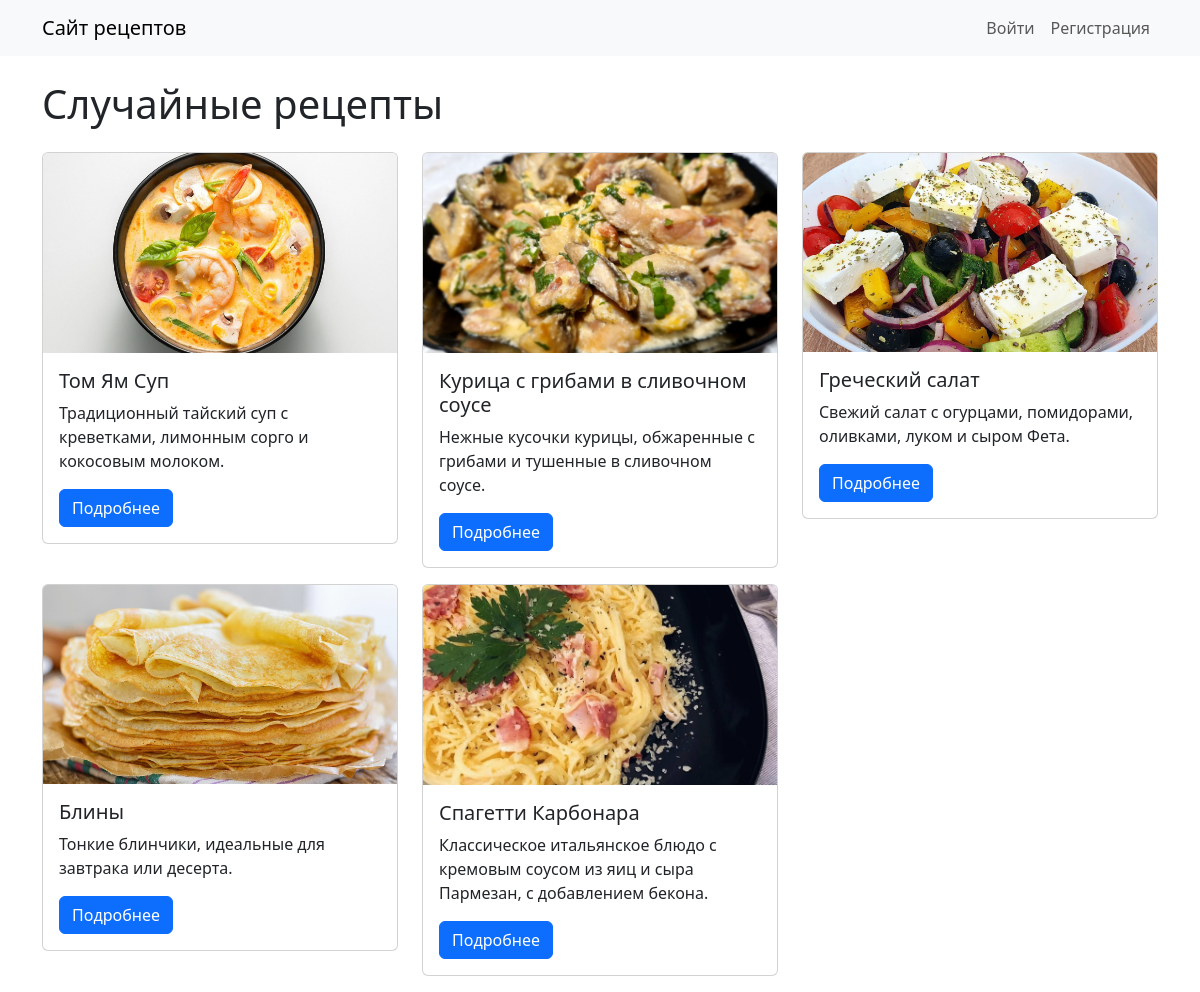
The page / on the database its author committed.
### recipes/models.py (models this page shows, shortened)
class Recipe(models.Model):
    title = models.CharField(
        max_length=200,           # Максимальная длина названия — 200 символов
        verbose_name="Название"
    )
    description = models.TextField(
        verbose_name="Описание"   # Поле для описание блюда
    )
    steps = models.TextField(
        verbose_name="Шаги приготовления"  # Поле для шагов рецепта
    )
    cooking_time = models.PositiveIntegerField(
        help_text="Время в минутах",       # Подсказка в админке
        verbose_name="Время приготовления"
    )
    image = models.ImageField(
        upload_to='recipes/',              # Папка для загрузки изображений
        blank=True,
        null=True,
        verbose_name="Изображение"
    )
    author = models.ForeignKey(
        User,                              # Связь с моделью User (автор рецепта)
        on_delete=models.CASCADE,          # Удаление рецепта при удалении пользователя
        verbose_name="Автор"
    )
    categories = models.ManyToManyField(
        Category,                          # Связь многие-ко-многим с категориями
        through='RecipeCategory',          # Через связующую таблицу
        verbose_name="Категории"
    )
    ingredients = models.TextField(
        blank=True,
        help_text="Список ингредиентов",
        verbose_name="Ингредиенты"
    )
    class Meta:
        verbose_name = "Рецепт"
        verbose_name_plural = "Рецепты"

### recipes/views.py (the view)
# urls.py: path('', views.index, name='index'),
def index(request):
    recipes = Recipe.objects.all()  # Получаем все рецепты
    random_recipes = sample(list(recipes), min(5, recipes.count()))  # Выбираем до 5 случайных
    return render(request, 'recipes/index.html', {'recipes': random_recipes})

### recipes/templates/recipes/index.html (shortened to what this page needs)
{% extends 'recipes/base.html' %}
{% block content %}
    <h1 class="mb-4">Случайные рецепты</h1>
    <div class="row">
        {% for recipe in recipes %}
            <div class="col-md-4 mb-3">
                <div class="card">
                    {% if recipe.image %}
                        <img src="{{ recipe.image.url }}" class="card-img-top" alt="{{ recipe.title }}" style="max-height: 200px; object-fit: cover;">
                    {% endif %}
                    <div class="card-body">
                        <h5 class="card-title">{{ recipe.title }}</h5>
                        <p class="card-text">{{ recipe.description|truncatewords:20 }}</p>
                        <a href="{% url 'recipe_detail' recipe.id %}" class="btn btn-primary">Подробнее</a>
                    </div>
                </div>
            </div>
        {% empty %}
            <p>Рецептов пока нет. Добавьте первый!</p>
        {% endfor %}
    </div>
{% endblock %}

### rows shown on the page
Recipe: image (picture), title "Том Ям Суп", description "Традиционный тайский суп с креветками, лимонным сорго и кокосовым молоком."
Recipe: image (picture), title "Курица с грибами в сливочном соусе", description "Нежные кусочки курицы, обжаренные с грибами и тушенные в сливочном соусе."
Recipe: image (picture), title "Греческий салат", description "Свежий салат с огурцами, помидорами, оливками, луком и сыром Фета."
Recipe: image (picture), title "Блины", description "Тонкие блинчики, идеальные для завтрака или десерта."
Recipe: image (picture), title "Спагетти Карбонара", description "Классическое итальянское блюдо с кремовым соусом из яиц и сыра Пармезан, с добавлением бекона."
